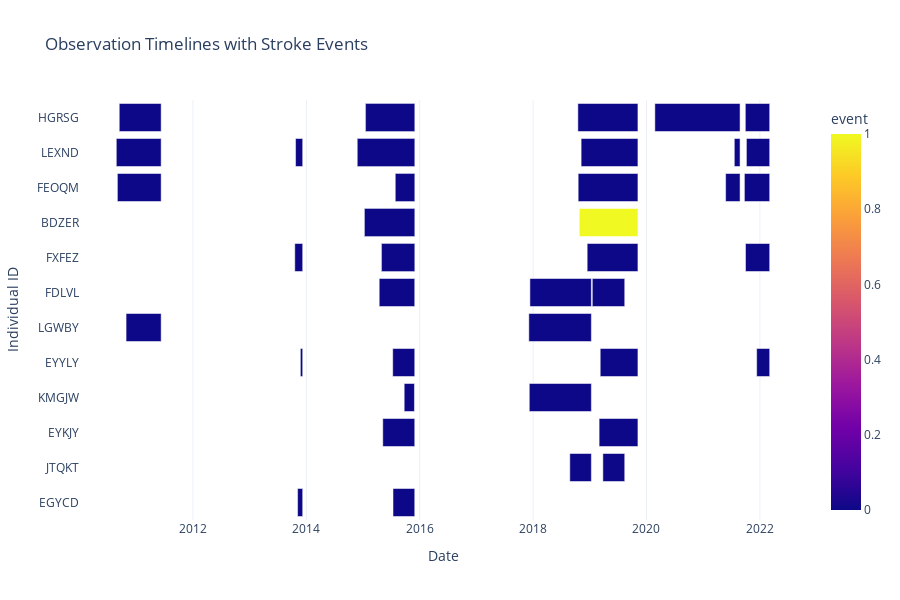

Notebook cell for this chart:
### Markdown cell above
#### Visualization of time at risk

### Code cell
# Get unique IDs
unique_ids = df['individual_id'].drop_duplicates()

# Adjust sample size to the number of available individuals
sample_size = min(12, len(unique_ids))

# Take sample safely
sample_ids = unique_ids.sample(sample_size, random_state=42)

# Filter dataset for those individuals
df_sample = df[df['individual_id'].isin(sample_ids)]

# ---------------------------------------------------------------------------
# Create timeline visualization
fig = px.timeline(
    df_sample,
    x_start="start_date",
    x_end="end_date",
    y="individual_id",
    color="event",
    color_discrete_map={0: "skyblue", 1: "red"},
    title="Observation Timelines with Stroke Events",
)

# Update layout
fig.update_yaxes(title="Individual ID", categoryorder="total ascending")
fig.update_xaxes(title="Date")
fig.update_layout(
    legend_title_text="Stroke Event (1=Yes, 0=No)",
    template="plotly_white",
    height=600,
)

# Save (Plotly)
fig.write_image(
    "D:/APHRC/GoogleDrive_ii/stata_do_files/madiva/stroke_work/visualization/observation_timelines_Agincourt.png",
    scale=3  # improves resolution for presentations
)
fig.show()

### Figure 1 — Plotly figure (JSON) as saved in the notebook; plotly's stock layout.template omitted (floating-point values rounded to 4 significant figures)
{"data": [{"base": ["2015-01-10T00:00:00.000000000", "2015-01-10T00:00:00.000000000", "2018-10-25T00:00:00.000000000", "2013-11-05T00:00:00.000000000", "2015-07-13T00:00:00.000000000", "2015-05-08T00:00:00.000000000", "2019-03-02T00:00:00.000000000", "2013-11-23T00:00:00.000000000", "2015-07-11T00:00:00.000000000", "2019-03-09T00:00:00.000000000", "2021-12-11T00:00:00.000000000", "2015-04-15T00:00:00.000000000", "2017-12-11T00:00:00.000000000", "2019-01-17T00:00:00.000000000", "2010-09-01T00:00:00.000000000", "2015-07-28T00:00:00.000000000", "2015-07-28T00:00:00.000000000", "2018-10-18T00:00:00.000000000", "2021-05-25T00:00:00.000000000", "2021-09-23T00:00:00.000000000", "2013-10-18T00:00:00.000000000", "2015-04-30T00:00:00.000000000", "2015-04-30T00:00:00.000000000", "2018-12-15T00:00:00.000000000", "2021-09-30T00:00:00.000000000", "2010-09-13T00:00:00.000000000", "2015-01-17T00:00:00.000000000", "2015-01-17T00:00:00.000000000", "2018-10-16T00:00:00.000000000", "2020-02-24T00:00:00.000000000", "2021-09-29T00:00:00.000000000", "2018-08-25T00:00:00.000000000", "2019-03-26T00:00:00.000000000", "2015-09-23T00:00:00.000000000", "2017-12-07T00:00:00.000000000", "2010-08-25T00:00:00.000000000", "2013-10-23T00:00:00.000000000", "2014-11-25T00:00:00.000000000", "2014-11-25T00:00:00.000000000", "2018-11-06T00:00:00.000000000", "2021-07-20T00:00:00.000000000", "2021-10-06T00:00:00.000000000", "2010-10-27T00:00:00.000000000", "2017-12-04T00:00:00.000000000"], "hovertemplate": "start_date=%{base}<br>end_date=%{x}<br>individual_id=%{y}<br>event=%{marker.color}<extra></extra>", "legendgroup": "", "marker": {"color": [0, 0, 1, 0, 0, 0, 0, 0, 0, 0, 0, 0, 0, 0, 0, 0, 0, 0, 0, 0, 0, 0, 0, 0, 0, 0, 0, 0, 0, 0, 0, 0, 0, 0, 0, 0, 0, 0, 0, 0, 0, 0, 0, 0], "coloraxis": "coloraxis", "pattern": {"shape": ""}}, "name": "", "orientation": "h", "showlegend": false, "textposition": "auto", "type": "bar", "x": [27993600000, 27993600000, 32659200000, 2851200000, 12096000000, 17798400000, 21600000000, 1296000000, 12268800000, 20995200000, 7257600000, 19785600000, 34214400000, 18057600000, 24364800000, 10800000000, 10800000000, 33264000000, 8035200000, 14083200000, 4406400000, 18489600000, 18489600000, 28252800000, 13478400000, 23328000000, 27388800000, 27388800000, 33436800000, 47433600000, 13564800000, 12009600000, 12182400000, 5702400000, 34560000000, 24969600000, 3974400000, 31968000000, 31968000000, 31622400000, 3196800000, 12960000000, 19526400000, 34819200000], "xaxis": "x", "y": ["BDZER", "BDZER", "BDZER", "EGYCD", "EGYCD", "EYKJY", "EYKJY", "EYYLY", "EYYLY", "EYYLY", "EYYLY", "FDLVL", "FDLVL", "FDLVL", "FEOQM", "FEOQM", "FEOQM", "FEOQM", "FEOQM", "FEOQM", "FXFEZ", "FXFEZ", "FXFEZ", "FXFEZ", "FXFEZ", "HGRSG", "HGRSG", "HGRSG", "HGRSG", "HGRSG", "HGRSG", "JTQKT", "JTQKT", "KMGJW", "KMGJW", "LEXND", "LEXND", "LEXND", "LEXND", "LEXND", "LEXND", "LEXND", "LGWBY", "LGWBY"], "yaxis": "y"}], "layout": {"barmode": "overlay", "coloraxis": {"colorbar": {"title": {"text": "event"}}, "colorscale": [[0, "#0d0887"], [0.1111, "#46039f"], [0.2222, "#7201a8"], [0.3333, "#9c179e"], [0.4444, "#bd3786"], [0.5556, "#d8576b"], [0.6667, "#ed7953"], [0.7778, "#fb9f3a"], [0.8889, "#fdca26"], [1, "#f0f921"]]}, "height": 600, "legend": {"title": {"text": "Stroke Event (1=Yes, 0=No)"}, "tracegroupgap": 0}, "title": {"text": "Observation Timelines with Stroke Events"}, "xaxis": {"anchor": "y", "domain": [0, 1], "title": {"text": "Date"}, "type": "date"}, "yaxis": {"anchor": "x", "categoryorder": "total ascending", "domain": [0, 1], "title": {"text": "Individual ID"}}}}
